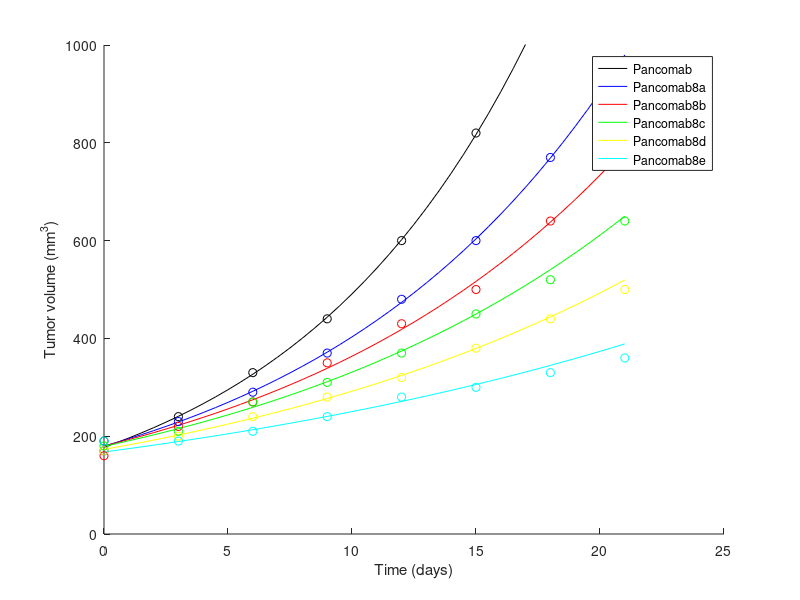
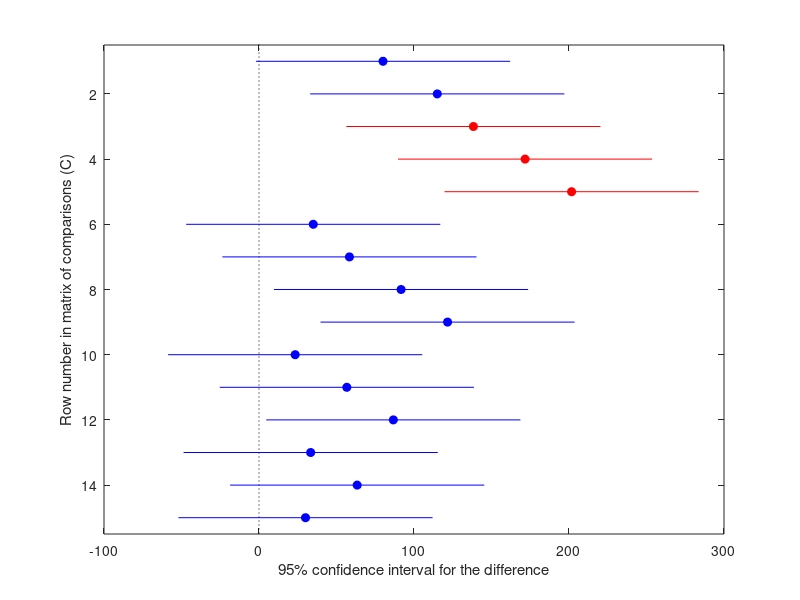

These charts were generated, in order, by the following MATLAB code:
t = [0 3 6 9 12 15 18 21];
time = 0:0.5:21;
%days
Pancomab = [190 240 330 440 600 820 NaN NaN;170 230 290 370 480 600 770 NaN;160 220 270 350 430 500 640 780;180 210 270 310 370 450 520 640;170 200 240 280 320 380 440 500;190 190 210 240 280 300 330 360]';
%mm^3
Pancomabnorm = Pancomab./Pancomab(1,:);
s = size(Pancomab);

for i = 1:s(2)
    valid(i) = nnz(~isnan(Pancomab(:,i)));
    fit(i,:) = polyfit(t(2:valid)',log(Pancomab(2:valid,i)),1);
end

figure;
modelfit = exp(fit(:,2)).*exp(fit(:,1)*time);
hold on;
r = fit(:,1);
V0 = exp(fit(:,2));
colors = ['k';'b';'r';'g';'y';'c'];
for i = 1:s(2)
    plot(time,modelfit(i,:),colors(i));
end
for i = 1:s(2)
    plot(t,Pancomab(:,i),['o',colors(i)]);
end
xlabel('Time (days)');
ylabel('Tumor volume (mm^3)');
legend({'Pancomab','Pancomab8a','Pancomab8b','Pancomab8c','Pancomab8d','Pancomab8e'});
hold off;
ylim([0 1000]);

[p,t,stats]=anova2(Pancomab(1:6,:));
c = multcompare(stats);